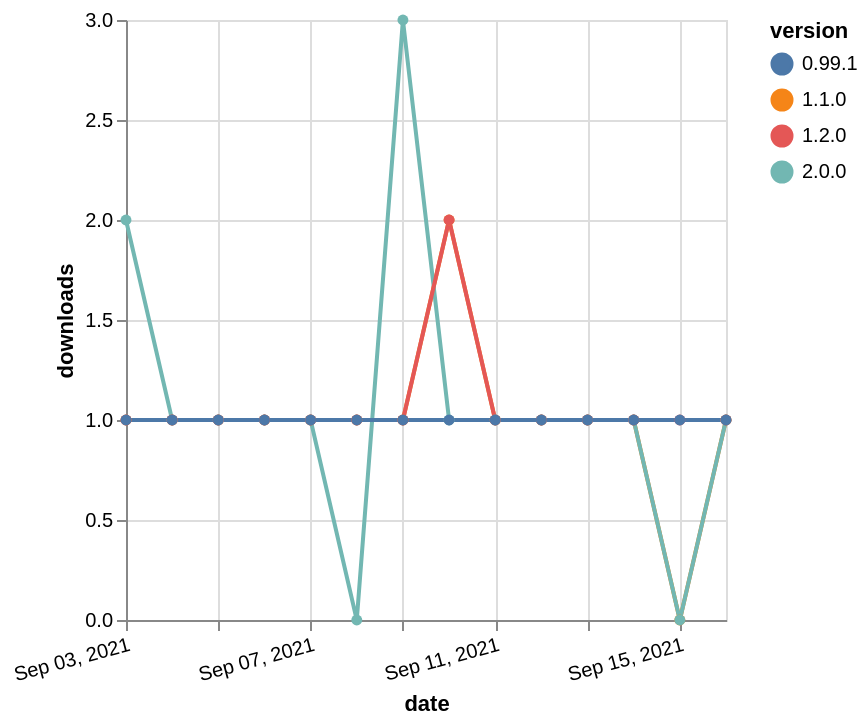

Express this chart as Vega-Lite.
### Vega-Lite specification from a JSON file in a GitHub repository (floating-point values rounded to 4 significant figures)
{"$schema": "https://vega.github.io/schema/vega-lite/v5.json", "description": "A simple bar chart with embedded data.", "data": {"values": [{"date": "2021-09-03", "total": 175, "delta": 1, "version": "1.1.0"}, {"date": "2021-09-04", "total": 176, "delta": 1, "version": "1.1.0"}, {"date": "2021-09-05", "total": 177, "delta": 1, "version": "1.1.0"}, {"date": "2021-09-06", "total": 178, "delta": 1, "version": "1.1.0"}, {"date": "2021-09-07", "total": 179, "delta": 1, "version": "1.1.0"}, {"date": "2021-09-08", "total": 180, "delta": 1, "version": "1.1.0"}, {"date": "2021-09-09", "total": 181, "delta": 1, "version": "1.1.0"}, {"date": "2021-09-10", "total": 183, "delta": 2, "version": "1.1.0"}, {"date": "2021-09-11", "total": 184, "delta": 1, "version": "1.1.0"}, {"date": "2021-09-12", "total": 185, "delta": 1, "version": "1.1.0"}, {"date": "2021-09-13", "total": 186, "delta": 1, "version": "1.1.0"}, {"date": "2021-09-14", "total": 187, "delta": 1, "version": "1.1.0"}, {"date": "2021-09-15", "total": 187, "delta": 0, "version": "1.1.0"}, {"date": "2021-09-16", "total": 188, "delta": 1, "version": "1.1.0"}, {"date": "2021-09-03", "total": 114, "delta": 2, "version": "2.0.0"}, {"date": "2021-09-04", "total": 115, "delta": 1, "version": "2.0.0"}, {"date": "2021-09-05", "total": 116, "delta": 1, "version": "2.0.0"}, {"date": "2021-09-06", "total": 117, "delta": 1, "version": "2.0.0"}, {"date": "2021-09-07", "total": 118, "delta": 1, "version": "2.0.0"}, {"date": "2021-09-08", "total": 118, "delta": 0, "version": "2.0.0"}, {"date": "2021-09-09", "total": 121, "delta": 3, "version": "2.0.0"}, {"date": "2021-09-10", "total": 122, "delta": 1, "version": "2.0.0"}, {"date": "2021-09-11", "total": 123, "delta": 1, "version": "2.0.0"}, {"date": "2021-09-12", "total": 124, "delta": 1, "version": "2.0.0"}, {"date": "2021-09-13", "total": 125, "delta": 1, "version": "2.0.0"}, {"date": "2021-09-14", "total": 126, "delta": 1, "version": "2.0.0"}, {"date": "2021-09-15", "total": 126, "delta": 0, "version": "2.0.0"}, {"date": "2021-09-16", "total": 127, "delta": 1, "version": "2.0.0"}, {"date": "2021-09-03", "total": 290, "delta": 1, "version": "1.2.0"}, {"date": "2021-09-04", "total": 291, "delta": 1, "version": "1.2.0"}, {"date": "2021-09-05", "total": 292, "delta": 1, "version": "1.2.0"}, {"date": "2021-09-06", "total": 293, "delta": 1, "version": "1.2.0"}, {"date": "2021-09-07", "total": 294, "delta": 1, "version": "1.2.0"}, {"date": "2021-09-08", "total": 295, "delta": 1, "version": "1.2.0"}, {"date": "2021-09-09", "total": 296, "delta": 1, "version": "1.2.0"}, {"date": "2021-09-10", "total": 298, "delta": 2, "version": "1.2.0"}, {"date": "2021-09-11", "total": 299, "delta": 1, "version": "1.2.0"}, {"date": "2021-09-12", "total": 300, "delta": 1, "version": "1.2.0"}, {"date": "2021-09-13", "total": 301, "delta": 1, "version": "1.2.0"}, {"date": "2021-09-14", "total": 302, "delta": 1, "version": "1.2.0"}, {"date": "2021-09-15", "total": 303, "delta": 1, "version": "1.2.0"}, {"date": "2021-09-16", "total": 304, "delta": 1, "version": "1.2.0"}, {"date": "2021-09-03", "total": 215, "delta": 1, "version": "0.99.1"}, {"date": "2021-09-04", "total": 216, "delta": 1, "version": "0.99.1"}, {"date": "2021-09-05", "total": 217, "delta": 1, "version": "0.99.1"}, {"date": "2021-09-06", "total": 218, "delta": 1, "version": "0.99.1"}, {"date": "2021-09-07", "total": 219, "delta": 1, "version": "0.99.1"}, {"date": "2021-09-08", "total": 220, "delta": 1, "version": "0.99.1"}, {"date": "2021-09-09", "total": 221, "delta": 1, "version": "0.99.1"}, {"date": "2021-09-10", "total": 222, "delta": 1, "version": "0.99.1"}, {"date": "2021-09-11", "total": 223, "delta": 1, "version": "0.99.1"}, {"date": "2021-09-12", "total": 224, "delta": 1, "version": "0.99.1"}, {"date": "2021-09-13", "total": 225, "delta": 1, "version": "0.99.1"}, {"date": "2021-09-14", "total": 226, "delta": 1, "version": "0.99.1"}, {"date": "2021-09-15", "total": 227, "delta": 1, "version": "0.99.1"}, {"date": "2021-09-16", "total": 228, "delta": 1, "version": "0.99.1"}]}, "width": "container", "mark": {"type": "line", "point": {"filled": true}}, "encoding": {"x": {"field": "date", "type": "temporal", "timeUnit": "yearmonthdate", "title": "date", "axis": {"labelAngle": -15}}, "y": {"field": "delta", "type": "quantitative", "title": "downloads"}, "color": {"field": "version", "type": "nominal"}, "tooltip": {"field": "delta"}}}
